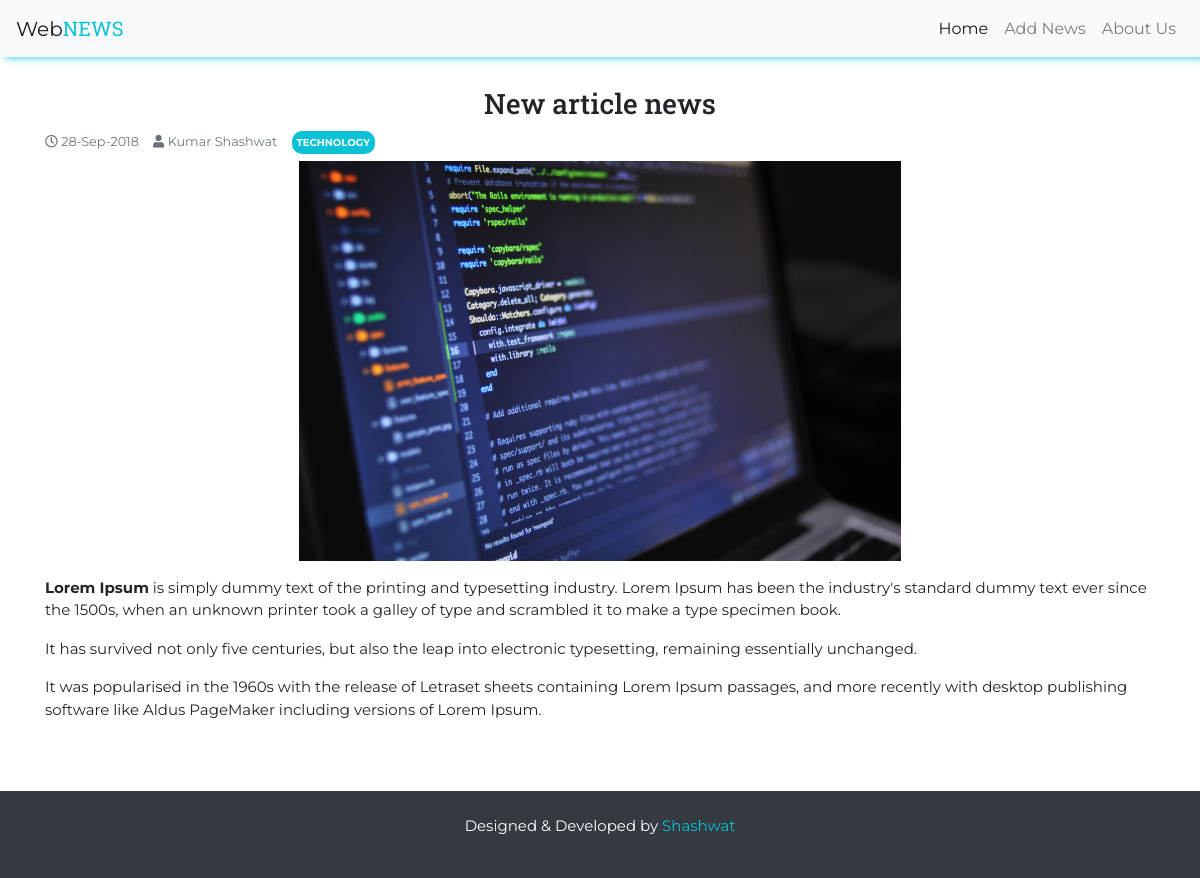
The page /article.php?id=6 on the database its author committed.
### tables this page shows
CREATE TABLE `news` (
  `id` int(11) NOT NULL,
  `title` varchar(255) NOT NULL,
  `author` varchar(255) NOT NULL,
  `category` varchar(255) NOT NULL,
  `image` text NOT NULL,
  `article` text NOT NULL,
  `created_at` datetime NOT NULL DEFAULT CURRENT_TIMESTAMP
);

### article.php (the view, shortened to what this page needs)
<?php include 'includes/header.php';
      require 'config/db.php';
?>
<?php
    $id = mysqli_real_escape_string($conn, $_GET['id']);
    $sql = "SELECT * FROM news WHERE id=". $id;
    $results = mysqli_query($conn, $sql);
    $article = mysqli_fetch_assoc($results);
?>
<div class="container">
        <div id="newsarticle">
            <h3 class="text-center"><?php echo $article['title']; ?></h3>
            <small class="text-muted">
                <i class="far fa-clock"></i> <?php echo date('d-M-Y', strtotime($article['created_at'])); ?>
            </small>
            <small class="text-muted">
                <i class="fas fa-user"></i> <?php echo ucwords($article['author']); ?>
            </small>
            <span class="badge badge-success"><?php echo strtoupper($article['category']); ?></span>
            <img src="<?php echo $article['image']; ?>" class="img-responsive article-img" alt="">
            <p><?php echo $article['article']; ?></p>
        </div>
</div>
<?php include 'includes/footer.php' ?>

### includes/header.php (style rules this page uses)
body { font-family: 'Montserrat', sans-serif; }
p { font-size: 15px; }
h1,h2,h3,h4,h5,h6, .navbar-brand span { font-family:'Roboto Slab', serif; }
.article-img { height: 200px; width: 100%; }
#newsarticle { padding: 30px 0; }
#newsarticle .article-img { height: 400px; width: auto; display: block; margin: auto ; }
.badge { font-size:14px; padding:10px; position: absolute; top: 0; }
#newsarticle small { padding-right: 10px !important; display: inline-block; margin-bottom:10px; }
#newsarticle .badge { display: inline; position: relative; font-size:10px; padding: 5px; border-radius: 10px; background-color: #0ac1d6; }

### rows shown on the page
news: title "New article news", created_at "28-Sep-2018", author "Kumar Shashwat", category "TECHNOLOGY", image (picture), article "Lorem Ipsum is simply dummy text of the printing and typesetting industry. Lorem Ipsum has been the industry's standard dummy text ever since the 1500s, when an unknown printer took a galley of type and scrambled it to make a type specimen book. It has survived not only five centuries, but also the leap into electronic typesetting, remaining essentially unchanged. It was popularised in the 1960s with the release of Letraset sheets containing Lorem Ipsum passages, and more recently with desktop publishing software like Aldus PageMaker including versions of Lorem Ipsum."
